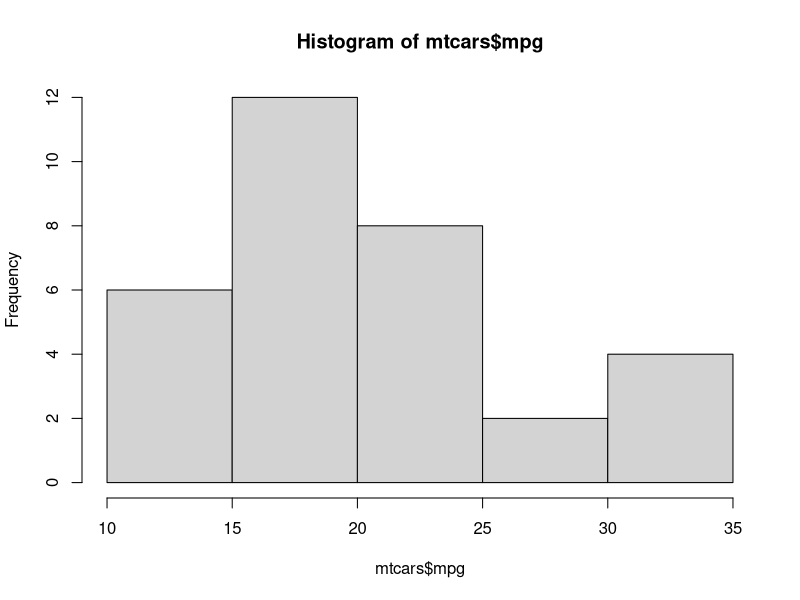
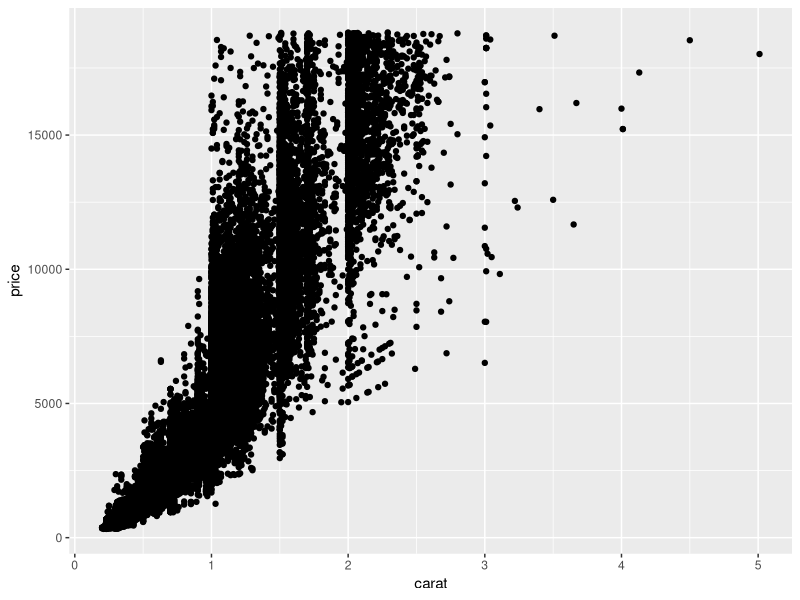
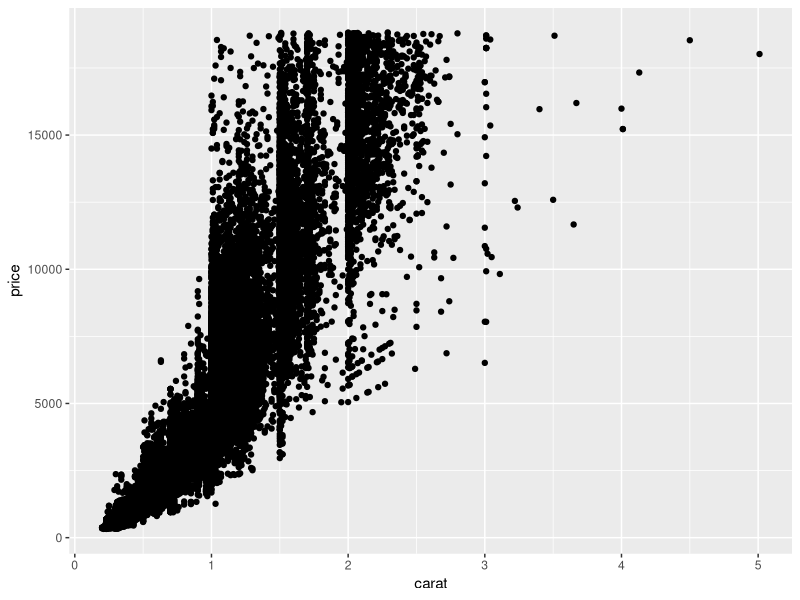

These figures' R source, in order:
## ---- chunk 1
print("Yolo")
## ---- chunk 2
head(mtcars)
## ---- chunk 3
hist(mtcars$mpg)
## ---- chunk 4
library(tidyverse)
## ---- chunk 5
library(tidyverse)
## ---- chunk 6
library(tidyverse)
## ---- chunk 7
ggplot( diamonds, aes(carat, price) ) +
  geom_point()
## ---- chunk 8
ggplot( diamonds, aes(carat, price) ) +
  geom_point()
